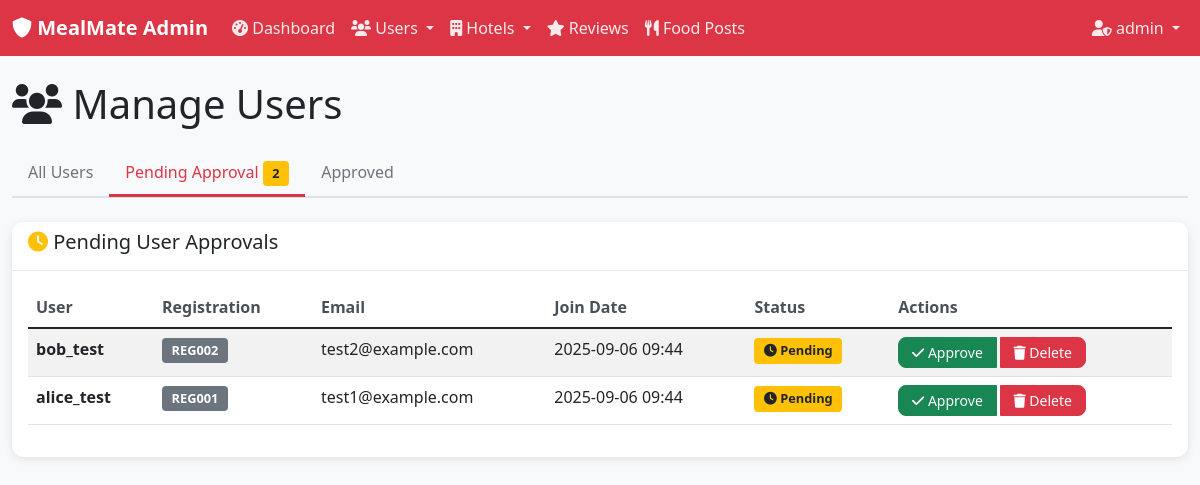
The app's page /admin/users?status=pending (signed in) with its own data.
### models.py (models this page shows, shortened)
class Admin(db.Model):
    __tablename__ = 'admins'
    id = db.Column(db.Integer, primary_key=True)
    username = db.Column(db.String(80), unique=True, nullable=False)
    email = db.Column(db.String(120), unique=True, nullable=False)
    password_hash = db.Column(db.String(255), nullable=False)
    created_at = db.Column(db.DateTime, default=datetime.utcnow)
    is_active = db.Column(db.Boolean, default=True)
    is_super_admin = db.Column(db.Boolean, default=False)

class User(db.Model):
    __tablename__ = 'users'
    id = db.Column(db.Integer, primary_key=True)
    username = db.Column(db.String(80), unique=True, nullable=False)
    reg_number = db.Column(db.String(20), unique=True, nullable=False)
    email = db.Column(db.String(120), unique=True, nullable=False)
    password_hash = db.Column(db.String(255), nullable=False)
    created_at = db.Column(db.DateTime, default=datetime.utcnow)
    is_active = db.Column(db.Boolean, default=True)
    is_approved = db.Column(db.Boolean, default=False)  # Admin approval required
    approved_by = db.Column(db.Integer, db.ForeignKey('admins.id'), nullable=True)
    approved_at = db.Column(db.DateTime, nullable=True)
    reviews = db.relationship('Review', backref='user', lazy=True, cascade='all, delete-orphan')
    food_posts = db.relationship('StudentFoodPost', backref='user', lazy=True, cascade='all, delete-orphan')

### app.py (the view)
    @app.route('/admin/users')
    def admin_users():
        if not require_admin_login():
            return redirect(url_for('admin_login'))
        status = request.args.get('status', 'all')
        if status == 'pending':
            users = User.query.filter_by(is_approved=False, is_active=True).order_by(User.created_at.desc()).all()
        elif status == 'approved':
            users = User.query.filter_by(is_approved=True, is_active=True).order_by(User.created_at.desc()).all()
        else:
            users = User.query.filter_by(is_active=True).order_by(User.created_at.desc()).all()
        return render_template('admin/users.html', users=users, status=status, current_admin=get_current_admin())

### templates/admin/users.html (shortened to what this page needs)
{% extends "admin/base.html" %}
{% block content %}
<div class="row">
    <div class="col-12">
        <h1 class="mb-4">
            <i class="fas fa-users"></i> Manage Users
        </h1>
    </div>
</div>
<div class="row mb-4">
    <div class="col-12">
        <ul class="nav nav-tabs">
            <li class="nav-item">
                <a class="nav-link {{ 'active' if status == 'all' else '' }}"
                   href="{{ url_for('admin_users', status='all') }}">All Users</a>
            </li>
            <li class="nav-item">
                <a class="nav-link {{ 'active' if status == 'pending' else '' }}"
                   href="{{ url_for('admin_users', status='pending') }}">
                   Pending Approval <span class="badge bg-warning">{{ users|selectattr('is_approved', 'equalto', False)|list|length }}</span>
                </a>
            </li>
            <li class="nav-item">
                <a class="nav-link {{ 'active' if status == 'approved' else '' }}"
                   href="{{ url_for('admin_users', status='approved') }}">Approved</a>
            </li>
        </ul>
    </div>
</div>
<div class="row">
    <div class="col-12">
        <div class="card">
            <div class="card-header">
                <h5>
                    {% if status == 'pending' %}
                        <i class="fas fa-clock text-warning"></i> Pending User Approvals
                    {% elif status == 'approved' %}
                        <i class="fas fa-check-circle text-success"></i> Approved Users
                    {% else %}
                        <i class="fas fa-users"></i> All Users
                    {% endif %}
                </h5>
            </div>
            <div class="card-body">
                {% if users %}
                <div class="table-responsive">
                    <table class="table table-striped">
                        <thead>
                            <tr>
                                <th>User</th>
                                <th>Registration</th>
                                <th>Email</th>
                                <th>Join Date</th>
                                <th>Status</th>
                                <th>Actions</th>
                            </tr>
                        </thead>
                        <tbody>
                            {% for user in users %}
                            <tr id="user-{{ user.id }}">
                                <td>
                                    <strong>{{ user.username }}</strong>
                                </td>
                                <td>
                                    <span class="badge bg-secondary">{{ user.reg_number }}</span>
                                </td>
                                <td>{{ user.email }}</td>
                                <td>{{ user.created_at.strftime('%Y-%m-%d %H:%M') }}</td>
                                <td>
                                    {% if user.is_approved %}
                                        <span class="badge bg-success">
                                            <i class="fas fa-check"></i> Approved
                                        </span>
                                        {% if user.approved_at %}
                                            <br><small class="text-muted">{{ user.approved_at.strftime('%Y-%m-%d') }}</small>
                                        {% endif %}
                                    {% else %}
                                        <span class="badge bg-warning">
                                            <i class="fas fa-clock"></i> Pending
                                        </span>
                                    {% endif %}
                                </td>
                                <td>
                                    <div class="btn-group" role="group">
                                        {% if not user.is_approved %}
                                            <button class="btn btn-success btn-sm"
                                                    onclick="approveUser({{ user.id }}, '{{ user.username }}')">
                                                <i class="fas fa-check"></i> Approve
                                            </button>
                                        {% endif %}
                                        <button class="btn btn-danger btn-sm"
                                                onclick="deleteUser({{ user.id }}, '{{ user.username }}')">
                                            <i class="fas fa-trash"></i> Delete
                                        </button>
                                    </div>
                                </td>
                            </tr>
                            {% endfor %}
                        </tbody>
                    </table>
                </div>
                {% endif %}
            </div>
        </div>
    </div>
</div>
{% endblock %}

### templates/admin/base.html (shortened to what this page needs)
<!DOCTYPE html>
<html lang="en">
<head>
    <link href="https://cdn.jsdelivr.net/npm/bootstrap@5.1.3/dist/css/bootstrap.min.css" rel="stylesheet">
    <link rel="stylesheet" href="https://cdnjs.cloudflare.com/ajax/libs/font-awesome/6.0.0/css/all.min.css">
    <link rel="stylesheet" href="{{ url_for('static', filename='css/admin.css') }}">
</head>
<body>
    <nav class="navbar navbar-expand-lg navbar-dark bg-danger">
        <div class="container-fluid">
            <a class="navbar-brand" href="{{ url_for('admin_dashboard') }}">
                <i class="fas fa-shield-alt"></i> MealMate Admin
            </a>
            <div class="collapse navbar-collapse" id="adminNavbar">
                <ul class="navbar-nav me-auto">
                    <li class="nav-item">
                        <a class="nav-link" href="{{ url_for('admin_dashboard') }}">
                            <i class="fas fa-tachometer-alt"></i> Dashboard
                        </a>
                    </li>
                    <li class="nav-item dropdown">
                        <a class="nav-link dropdown-toggle" href="#" id="usersDropdown" role="button" data-bs-toggle="dropdown">
                            <i class="fas fa-users"></i> Users
                        </a>
                    </li>
                    <li class="nav-item dropdown">
                        <a class="nav-link dropdown-toggle" href="#" id="hotelsDropdown" role="button" data-bs-toggle="dropdown">
                            <i class="fas fa-building"></i> Hotels
                        </a>
                    </li>
                    <li class="nav-item">
                        <a class="nav-link" href="{{ url_for('admin_reviews') }}">
                            <i class="fas fa-star"></i> Reviews
                        </a>
                    </li>
                    <li class="nav-item">
                        <a class="nav-link" href="{{ url_for('admin_food_posts') }}">
                            <i class="fas fa-utensils"></i> Food Posts
                        </a>
                    </li>
                </ul>
                <ul class="navbar-nav">
                    <li class="nav-item dropdown">
                        <a class="nav-link dropdown-toggle" href="#" id="adminDropdown" role="button" data-bs-toggle="dropdown">
                            <i class="fas fa-user-shield"></i>
                            {% if current_admin %}{{ current_admin.username }}{% else %}Admin{% endif %}
                        </a>
                    </li>
                </ul>
            </div>
        </div>
    </nav>
    <div class="container-fluid mt-4">
        {% block content %}{% endblock %}
    </div>
</body>
</html>

### static/css/admin.css (style rules this page uses)
body { background-color: #f8f9fa; }
.navbar-brand { font-weight: bold; }
.navbar-nav .nav-link { font-weight: 500; color: rgba(255, 255, 255, 0.9) !important; }
.card { border: none; border-radius: 12px; box-shadow: 0 2px 10px rgba(0, 0, 0, 0.1); margin-bottom: 1.5rem; }
.card-header { background-color: white; border-bottom: 1px solid #e9ecef; border-radius: 12px 12px 0 0 !important; font-weight: 600; }
.table th { font-weight: 600; color: #495057; border-top: none; }
.badge { font-size: 0.8rem; padding: 0.4rem 0.6rem; }
.btn { border-radius: 8px; font-weight: 500; }
.btn-sm { padding: 0.25rem 0.8rem; font-size: 0.875rem; }
.nav-tabs { border-bottom: 2px solid #dee2e6; }
.nav-tabs .nav-link { color: #6c757d; font-weight: 500; border: none; border-bottom: 3px solid transparent; border-radius: 0; }
.nav-tabs .nav-link.active { color: #dc3545; border-bottom-color: #dc3545; background-color: transparent; }
.table-responsive { border-radius: 8px; }
.btn-group .btn { margin-right: 0.25rem; }
.btn-group .btn:last-child { margin-right: 0; }
.badge.bg-warning { background-color: #ffc107 !important; color: #212529 !important; }
.badge.bg-secondary { background-color: #6c757d !important; }

### records on screen
Admin: username "admin"
User: username "bob_test", reg_number "REG002", email "test2@example.com", created_at "2025-09-06 09:44", is_approved False (drawn)
User: username "alice_test", reg_number "REG001", email "test1@example.com", created_at "2025-09-06 09:44", is_approved False (drawn)

### other values on screen
{{ users|selectattr('is_approved', 'equalto', False)|list|length }} "2"
